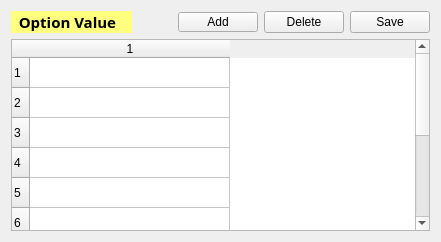
      <widget class="QWidget" name="layoutWidget">
       <layout class="QVBoxLayout" name="verticalLayout_2">
        <item>
         <layout class="QHBoxLayout" name="horizontalLayout_5">
          <item>
           <widget class="QLabel" name="label_6">
            <property name="maximumSize">
             <size>
              <width>1000</width>
              <height>16777215</height>
             </size>
            </property>
            <property name="palette">
             <palette>
              <active>
               <colorrole role="WindowText">
                <brush brushstyle="SolidPattern">
                 <color alpha="255">
                  <red>0</red>
                  <green>0</green>
                  <blue>0</blue>
                 </color>
                </brush>
               </colorrole>
               <colorrole role="Button">
                <brush brushstyle="SolidPattern">
                 <color alpha="255">
                  <red>255</red>
                  <green>255</green>
                  <blue>127</blue>
                 </color>
                </brush>
               </colorrole>
               <colorrole role="Light">
                <brush brushstyle="SolidPattern">
                 <color alpha="255">
                  <red>255</red>
                  <green>255</green>
                  <blue>255</blue>
                 </color>
                </brush>
               </colorrole>
               <colorrole role="Midlight">
                <brush brushstyle="SolidPattern">
                 <color alpha="255">
                  <red>255</red>
                  <green>255</green>
                  <blue>191</blue>
                 </color>
                </brush>
               </colorrole>
               <colorrole role="Dark">
                <brush brushstyle="SolidPattern">
                 <color alpha="255">
                  <red>127</red>
                  <green>127</green>
                  <blue>63</blue>
                 </color>
                </brush>
               </colorrole>
               <colorrole role="Mid">
                <brush brushstyle="SolidPattern">
                 <color alpha="255">
                  <red>170</red>
                  <green>170</green>
                  <blue>84</blue>
                 </color>
                </brush>
               </colorrole>
               <colorrole role="Text">
                <brush brushstyle="SolidPattern">
                 <color alpha="255">
                  <red>0</red>
                  <green>0</green>
                  <blue>0</blue>
                 </color>
                </brush>
               </colorrole>
               <colorrole role="BrightText">
                <brush brushstyle="SolidPattern">
                 <color alpha="255">
                  <red>255</red>
                  <green>255</green>
                  <blue>255</blue>
                 </color>
                </brush>
               </colorrole>
               <colorrole role="ButtonText">
                <brush brushstyle="SolidPattern">
                 <color alpha="255">
                  <red>0</red>
                  <green>0</green>
                  <blue>0</blue>
                 </color>
                </brush>
               </colorrole>
               <colorrole role="Base">
                <brush brushstyle="SolidPattern">
                 <color alpha="255">
                  <red>255</red>
                  <green>255</green>
                  <blue>255</blue>
                 </color>
                </brush>
               </colorrole>
               <colorrole role="Window">
                <brush brushstyle="SolidPattern">
                 <color alpha="255">
                  <red>255</red>
                  <green>255</green>
                  <blue>127</blue>
                 </color>
                </brush>
               </colorrole>
               <colorrole role="Shadow">
                <brush brushstyle="SolidPattern">
                 <color alpha="255">
                  <red>0</red>
                  <green>0</green>
                  <blue>0</blue>
                 </color>
                </brush>
               </colorrole>
               <colorrole role="AlternateBase">
                <brush brushstyle="SolidPattern">
                 <color alpha="255">
                  <red>255</red>
                  <green>255</green>
                  <blue>191</blue>
                 </color>
                </brush>
               </colorrole>
               <colorrole role="ToolTipBase">
                <brush brushstyle="SolidPattern">
                 <color alpha="255">
                  <red>255</red>
                  <green>255</green>
                  <blue>220</blue>
                 </color>
                </brush>
               </colorrole>
               <colorrole role="ToolTipText">
                <brush brushstyle="SolidPattern">
                 <color alpha="255">
                  <red>0</red>
                  <green>0</green>
                  <blue>0</blue>
                 </color>
                </brush>
               </colorrole>
              </active>
              <inactive>
               <colorrole role="WindowText">
                <brush brushstyle="SolidPattern">
                 <color alpha="255">
                  <red>0</red>
                  <green>0</green>
                  <blue>0</blue>
                 </color>
                </brush>
               </colorrole>
               <colorrole role="Button">
                <brush brushstyle="SolidPattern">
                 <color alpha="255">
                  <red>255</red>
                  <green>255</green>
                  <blue>127</blue>
                 </color>
                </brush>
               </colorrole>
               <colorrole role="Light">
                <brush brushstyle="SolidPattern">
                 <color alpha="255">
                  <red>255</red>
                  <green>255</green>
                  <blue>255</blue>
                 </color>
                </brush>
               </colorrole>
               <colorrole role="Midlight">
                <brush brushstyle="SolidPattern">
                 <color alpha="255">
                  <red>255</red>
                  <green>255</green>
                  <blue>191</blue>
                 </color>
                </brush>
               </colorrole>
               <colorrole role="Dark">
                <brush brushstyle="SolidPattern">
                 <color alpha="255">
                  <red>127</red>
                  <green>127</green>
                  <blue>63</blue>
                 </color>
                </brush>
               </colorrole>
               <colorrole role="Mid">
                <brush brushstyle="SolidPattern">
                 <color alpha="255">
                  <red>170</red>
                  <green>170</green>
                  <blue>84</blue>
                 </color>
                </brush>
               </colorrole>
               <colorrole role="Text">
                <brush brushstyle="SolidPattern">
                 <color alpha="255">
                  <red>0</red>
                  <green>0</green>
                  <blue>0</blue>
                 </color>
                </brush>
               </colorrole>
               <colorrole role="BrightText">
                <brush brushstyle="SolidPattern">
                 <color alpha="255">
                  <red>255</red>
                  <green>255</green>
                  <blue>255</blue>
                 </color>
                </brush>
               </colorrole>
               <colorrole role="ButtonText">
                <brush brushstyle="SolidPattern">
                 <color alpha="255">
                  <red>0</red>
                  <green>0</green>
                  <blue>0</blue>
                 </color>
                </brush>
               </colorrole>
               <colorrole role="Base">
                <brush brushstyle="SolidPattern">
                 <color alpha="255">
                  <red>255</red>
                  <green>255</green>
                  <blue>255</blue>
                 </color>
                </brush>
               </colorrole>
               <colorrole role="Window">
                <brush brushstyle="SolidPattern">
                 <color alpha="255">
                  <red>255</red>
                  <green>255</green>
                  <blue>127</blue>
                 </color>
                </brush>
               </colorrole>
               <colorrole role="Shadow">
                <brush brushstyle="SolidPattern">
                 <color alpha="255">
                  <red>0</red>
                  <green>0</green>
                  <blue>0</blue>
                 </color>
                </brush>
               </colorrole>
               <colorrole role="AlternateBase">
                <brush brushstyle="SolidPattern">
                 <color alpha="255">
                  <red>255</red>
                  <green>255</green>
                  <blue>191</blue>
                 </color>
                </brush>
               </colorrole>
               <colorrole role="ToolTipBase">
                <brush brushstyle="SolidPattern">
                 <color alpha="255">
                  <red>255</red>
                  <green>255</green>
                  <blue>220</blue>
                 </color>
                </brush>
               </colorrole>
               <colorrole role="ToolTipText">
                <brush brushstyle="SolidPattern">
                 <color alpha="255">
                  <red>0</red>
                  <green>0</green>
                  <blue>0</blue>
                 </color>
                </brush>
               </colorrole>
              </inactive>
              <disabled>
               <colorrole role="WindowText">
                <brush brushstyle="SolidPattern">
                 <color alpha="255">
                  <red>127</red>
                  <green>127</green>
                  <blue>63</blue>
                 </color>
                </brush>
               </colorrole>
               <colorrole role="Button">
                <brush brushstyle="SolidPattern">
                 <color alpha="255">
                  <red>255</red>
                  <green>255</green>
                  <blue>127</blue>
                 </color>
                </brush>
               </colorrole>
               <colorrole role="Light">
                <brush brushstyle="SolidPattern">
                 <color alpha="255">
                  <red>255</red>
                  <green>255</green>
                  <blue>255</blue>
                 </color>
                </brush>
               </colorrole>
               <colorrole role="Midlight">
                <brush brushstyle="SolidPattern">
                 <color alpha="255">
                  <red>255</red>
                  <green>255</green>
                  <blue>191</blue>
                 </color>
                </brush>
               </colorrole>
               <colorrole role="Dark">
                <brush brushstyle="SolidPattern">
                 <color alpha="255">
                  <red>127</red>
                  <green>127</green>
                  <blue>63</blue>
                 </color>
                </brush>
               </colorrole>
               <colorrole role="Mid">
                <brush brushstyle="SolidPattern">
                 <color alpha="255">
                  <red>170</red>
                  <green>170</green>
                  <blue>84</blue>
                 </color>
                </brush>
               </colorrole>
               <colorrole role="Text">
                <brush brushstyle="SolidPattern">
                 <color alpha="255">
                  <red>127</red>
                  <green>127</green>
                  <blue>63</blue>
                 </color>
                </brush>
               </colorrole>
               <colorrole role="BrightText">
                <brush brushstyle="SolidPattern">
                 <color alpha="255">
                  <red>255</red>
                  <green>255</green>
                  <blue>255</blue>
                 </color>
                </brush>
               </colorrole>
               <colorrole role="ButtonText">
                <brush brushstyle="SolidPattern">
                 <color alpha="255">
                  <red>127</red>
                  <green>127</green>
                  <blue>63</blue>
                 </color>
                </brush>
               </colorrole>
               <colorrole role="Base">
                <brush brushstyle="SolidPattern">
                 <color alpha="255">
                  <red>255</red>
                  <green>255</green>
                  <blue>127</blue>
                 </color>
                </brush>
               </colorrole>
               <colorrole role="Window">
                <brush brushstyle="SolidPattern">
                 <color alpha="255">
                  <red>255</red>
                  <green>255</green>
                  <blue>127</blue>
                 </color>
                </brush>
               </colorrole>
               <colorrole role="Shadow">
                <brush brushstyle="SolidPattern">
                 <color alpha="255">
                  <red>0</red>
                  <green>0</green>
                  <blue>0</blue>
                 </color>
                </brush>
               </colorrole>
               <colorrole role="AlternateBase">
                <brush brushstyle="SolidPattern">
                 <color alpha="255">
                  <red>255</red>
                  <green>255</green>
                  <blue>127</blue>
                 </color>
                </brush>
               </colorrole>
               <colorrole role="ToolTipBase">
                <brush brushstyle="SolidPattern">
                 <color alpha="255">
                  <red>255</red>
                  <green>255</green>
                  <blue>220</blue>
                 </color>
                </brush>
               </colorrole>
               <colorrole role="ToolTipText">
                <brush brushstyle="SolidPattern">
                 <color alpha="255">
                  <red>0</red>
                  <green>0</green>
                  <blue>0</blue>
                 </color>
                </brush>
               </colorrole>
              </disabled>
             </palette>
            </property>
            <property name="font">
             <font>
              <family>Segoe Print</family>
              <pointsize>11</pointsize>
              <weight>75</weight>
              <italic>false</italic>
              <bold>true</bold>
              <underline>false</underline>
              <stylestrategy>PreferDefault</stylestrategy>
              <kerning>true</kerning>
             </font>
            </property>
            <property name="autoFillBackground">
             <bool>true</bool>
            </property>
            <property name="text">
             <string>  Option Value    </string>
            </property>
           </widget>
          </item>
          <item>
           <layout class="QHBoxLayout" name="horizontalLayout_2">
            <item>
             <spacer name="horizontalSpacer_2">
              <property name="orientation">
               <enum>Qt::Horizontal</enum>
              </property>
              <property name="sizeHint" stdset="0">
               <size>
                <width>40</width>
                <height>20</height>
               </size>
              </property>
             </spacer>
            </item>
            <item>
             <widget class="QPushButton" name="pushButton_OptionAdd_2">
              <property name="maximumSize">
               <size>
                <width>500</width>
                <height>20</height>
               </size>
              </property>
              <property name="text">
               <string>Add</string>
              </property>
             </widget>
            </item>
            <item>
             <widget class="QPushButton" name="btn_delete_opt_val">
              <property name="text">
               <string>Delete</string>
              </property>
             </widget>
            </item>
            <item>
             <widget class="QPushButton" name="btn_save_option_value">
              <property name="text">
               <string>Save</string>
              </property>
             </widget>
            </item>
           </layout>
          </item>
         </layout>
        </item>
        <item>
         <widget class="QTableWidget" name="tw_option_value">
          <property name="rowCount">
           <number>10</number>
          </property>
          <property name="columnCount">
           <number>1</number>
          </property>
          <attribute name="horizontalHeaderDefaultSectionSize">
           <number>200</number>
          </attribute>
          <row/>
          <row/>
          <row/>
          <row/>
          <row/>
          <row/>
          <row/>
          <row/>
          <row/>
          <row/>
          <column/>
         </widget>
        </item>
       </layout>
      </widget>
